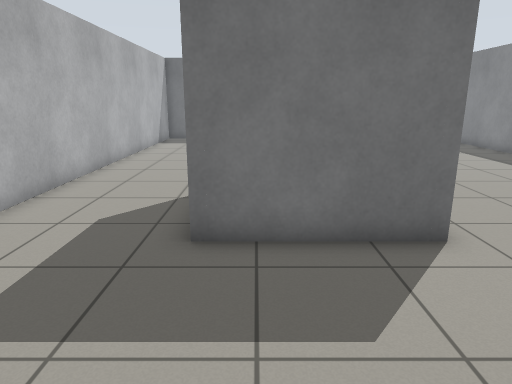
[1] (above)

15 first-person views from a walk through a Gazebo world. The camera is 1.2 m above the floor, tilts 14° down and sees 70° across. The floor is counted in squares, 0.5 m on a side. Each view is taken from the middle of a square. On the plan, view 1 faces up. The plan holds only what a view shows up to about 20 squares ahead; the rest is blank.

[2]
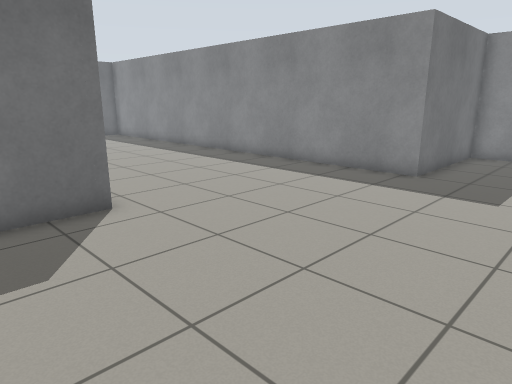

[3]
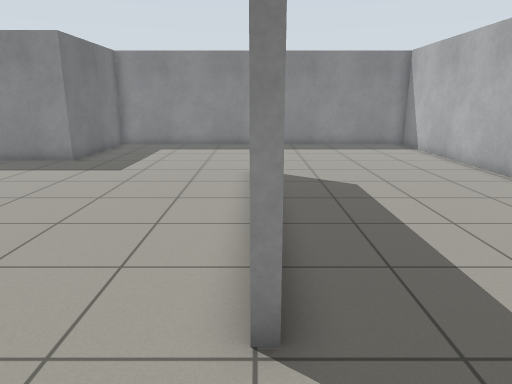

[4]
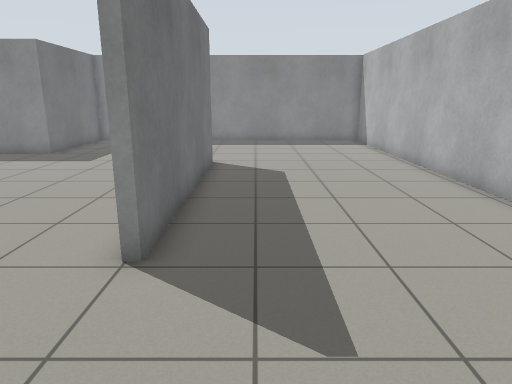

[5]
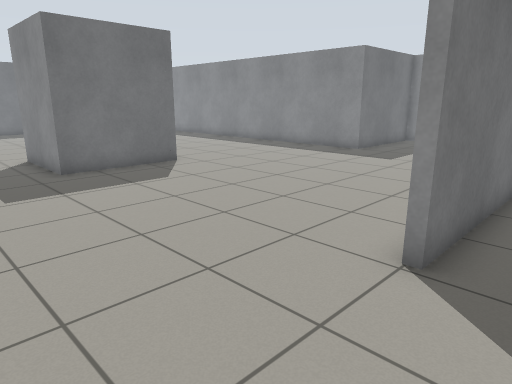

[6]
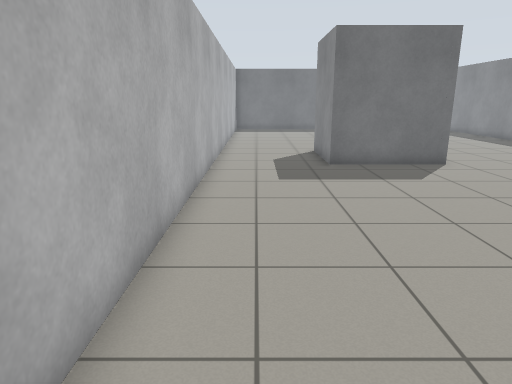

[7]
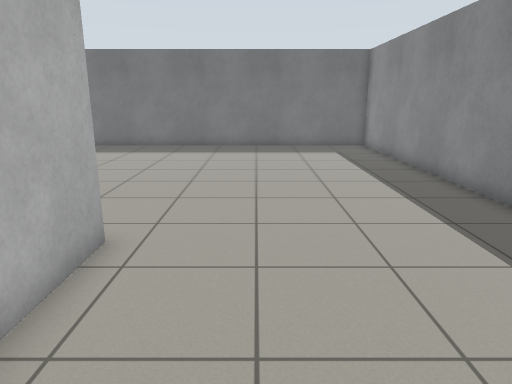

[8]
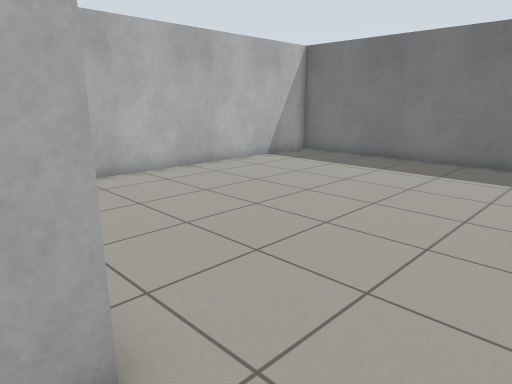

[9]
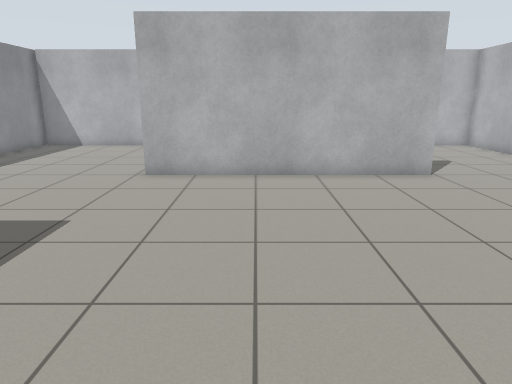

[10]
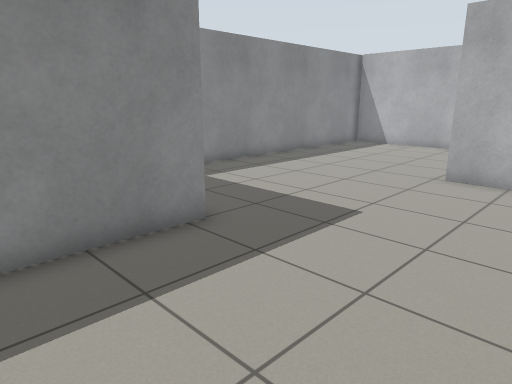

[11]
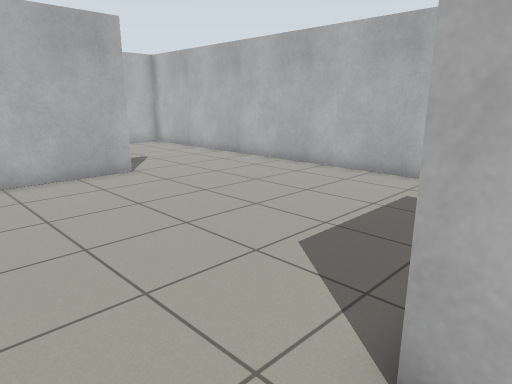

[12]
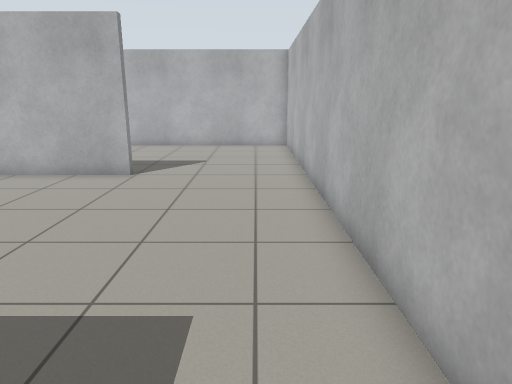

[13]
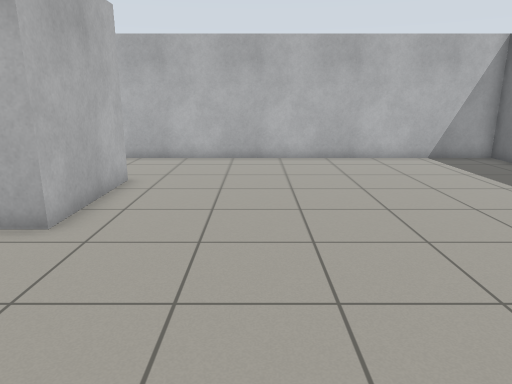

[14]
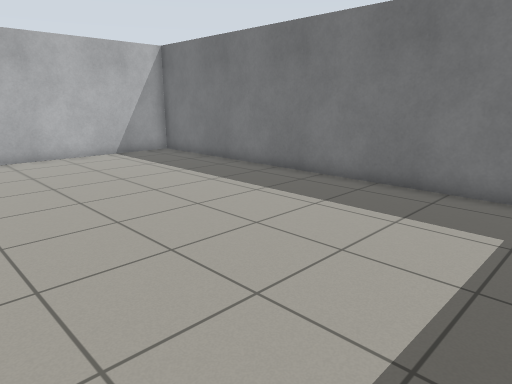

[15]
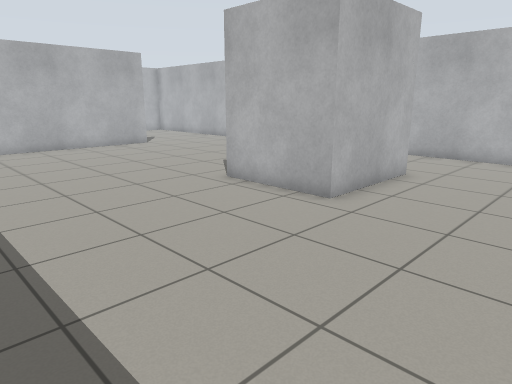

### Floor plan
Points are (right, up) in squares from view 1. A wall is a line through its corners. A room is listed if a view was taken in it or the views show most of it. See-through windows are left out.
Room 1 (views 1, 2, 3, 4, 5, 6, 7, 8, 9, 10, 11, 12, 13, 14, 15)
walls: (3.4, 6) (-1.1, 6) (-1.1, 10) (3.4, 10) (3.4, 6); (12, 2.5) (12, 24.2) (-5.7, 24.2) (-5.7, -13.3) (17.7, -13.3) (17.7, 2.5) (12, 2.5); (0.1, -4.9) (9.7, -4.9); (9.7, -5.3) (0.1, -5.3)

Positions as (right, up) in squares from view 1, and headings:
1: (0, 0), facing up
2: (0, -2), facing up-right
3: (-3, -5), facing right
4: (-5, -7), facing right
5: (-5, -7), facing up-right
6: (-4, -8), facing up
7: (6, 4), facing up
8: (6, 9), facing up-left
9: (6, 7), facing down
10: (6, 7), facing down-right
11: (6, 7), facing down-left
12: (-4, 7), facing down
13: (10, 14), facing left
14: (11, 14), facing up-left
15: (11, 15), facing down-left
